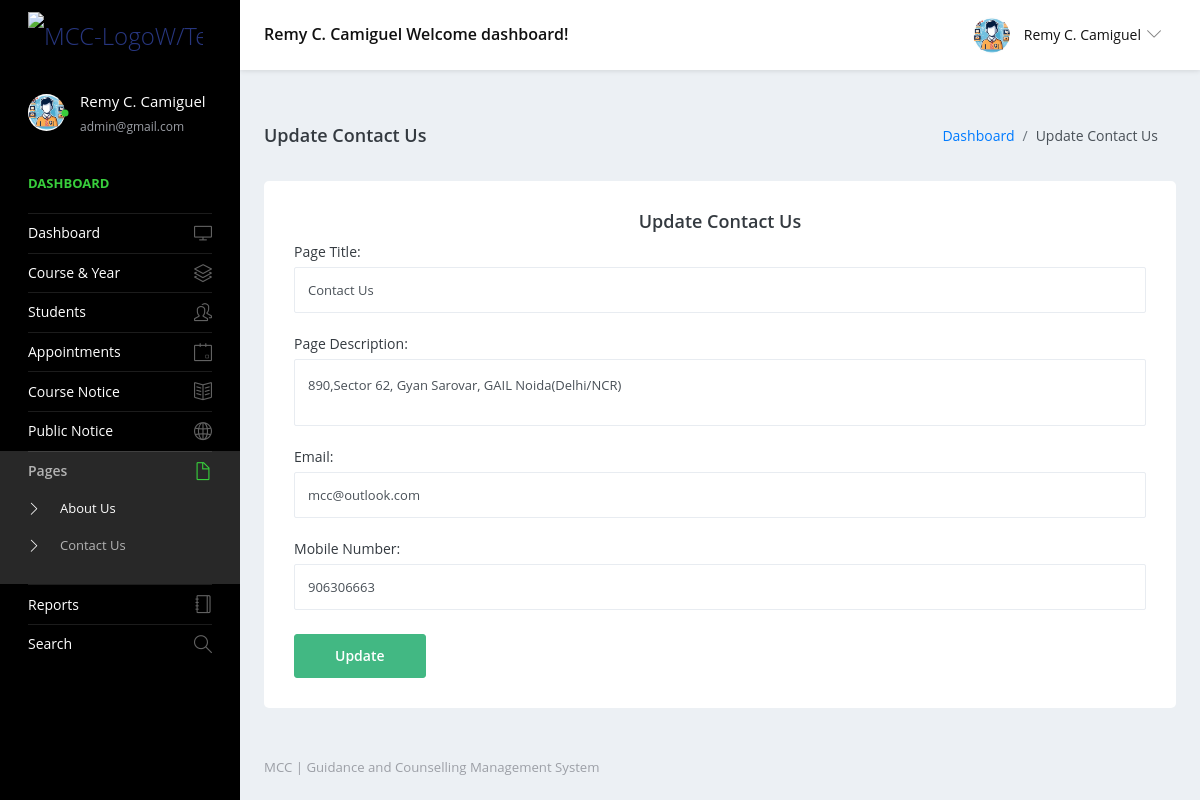
Page /g&cms-mcc/admin/contact-us.php (signed in) on the committed database.
### tables this page shows
CREATE TABLE `tblpage` (
  `ID` int NOT NULL,
  `PageType` varchar(200) DEFAULT NULL,
  `PageTitle` mediumtext,
  `PageDescription` mediumtext,
  `Email` varchar(200) DEFAULT NULL,
  `MobileNumber` bigint DEFAULT NULL,
  `UpdationDate` date DEFAULT NULL
);

### g&cms-mcc/admin/contact-us.php (the view, shortened to what this page needs)
<?php
include('includes/dbconnection.php');
if (strlen($_SESSION['sturecmsaid'] == 0)) {
  header('location:logout.php');
} else {
  ?>
  <!DOCTYPE html>
  <html lang="en">
  <head>
    <link rel="stylesheet" href="vendors/simple-line-icons/css/simple-line-icons.css">
    <link rel="stylesheet" href="vendors/flag-icon-css/css/flag-icon.min.css">
    <link rel="stylesheet" href="vendors/css/vendor.bundle.base.css">
    <link rel="stylesheet" href="vendors/select2/select2.min.css">
    <link rel="stylesheet" href="vendors/select2-bootstrap-theme/select2-bootstrap.min.css">
    <link rel="stylesheet" href="css/style.css" />
  </head>
  <body>
    <div class="container-scroller">
      <?php include_once('includes/header.php'); ?>
      <div class="container-fluid page-body-wrapper">
        <?php include_once('includes/sidebar.php'); ?>
        <div class="main-panel">
          <div class="content-wrapper">
            <div class="page-header">
              <h3 class="page-title"> Update Contact Us </h3>
              <nav aria-label="breadcrumb">
                <ol class="breadcrumb">
                  <li class="breadcrumb-item"><a href="dashboard.php">Dashboard</a></li>
                  <li class="breadcrumb-item active" aria-current="page"> Update Contact Us</li>
                </ol>
              </nav>
            </div>
            <div class="row">
              <div class="col-12 grid-margin stretch-card">
                <div class="card">
                  <div class="card-body">
                    <h4 class="card-title" style="text-align: center;">Update Contact Us</h4>
                    <form class="forms-sample" method="post">
                      <?php
                      $sql = "SELECT * from  tblpage where PageType='contactus'";
                      $query = $dbh->prepare($sql);
                      $query->execute();
                      $results = $query->fetchAll(PDO::FETCH_OBJ);
                      if ($query->rowCount() > 0) {
                        foreach ($results as $row) { ?>
                          <div class="form-group">
                            <label for="exampleInputName1">Page Title:</label>
                            <input type="text" name="pagetitle" value="<?php echo $row->PageTitle; ?>" class="form-control"
                              required='true'>
                          </div>
                          <div class="form-group">
                            <label for="exampleInputName1">Page Description:</label>
                            <textarea type="text" name="pagedes" class="form-control"
                              required='true'><?php echo $row->PageDescription; ?></textarea>
                          </div>
                          <div class="form-group">
                            <label for="exampleInputName1">Email:</label>
                            <input type="text" name="email" id="email" required="true" value="<?php echo $row->Email; ?>"
                              class="form-control">
                          </div>
                          <div class="form-group">
                            <label for="exampleInputName1">Mobile Number:</label>
                            <input type="text" name="mobnum" id="mobnum" required="true"
                              value="<?php echo $row->MobileNumber; ?>" class="form-control" maxlength="10" pattern="[0-9]+">
                          </div>
                          <?php $cnt = $cnt + 1;
                        }
                      } ?>
                      <button type="submit" class="btn btn-primary mr-2" name="submit">Update</button>
                    </form>
                  </div>
                </div>
              </div>
            </div>
          </div>
          <?php include_once('includes/footer.php'); ?>
        </div>
      </div>
    </div>
  </body>
  </html>
<?php } ?>

### g&cms-mcc/admin/includes/header.php (shortened to what this page needs)
<nav class="navbar default-layout-navbar col-lg-12 col-12 p-0 fixed-top d-flex flex-row">
  <div class="navbar-brand-wrapper d-flex align-items-center">
    <a class="navbar-brand brand-logo" href="dashboard.php">
      <img src="../images/mcc-logo-gcms.png" alt="MCC-LogoW/Text">
    </a>
  </div>
  <?php
  $aid = $_SESSION['sturecmsaid'];
  $sql = "SELECT * from tbladmin where ID=:aid";
  $query = $dbh->prepare($sql);
  $query->bindParam(':aid', $aid, PDO::PARAM_STR);
  $query->execute();
  $results = $query->fetchAll(PDO::FETCH_OBJ);
  if ($query->rowCount() > 0) {
    foreach ($results as $row) { ?>
      <div class="navbar-menu-wrapper d-flex align-items-center flex-grow-1">
        <h5 class="mb-0 font-weight-medium d-none d-lg-flex">
          <?php echo htmlentities($row->AdminName); ?> Welcome dashboard!
        </h5>
        <ul class="navbar-nav navbar-nav-right ml-auto">
          <li class="nav-item dropdown d-none d-xl-inline-flex user-dropdown">
            <a class="nav-link dropdown-toggle" id="UserDropdown" href="#" data-toggle="dropdown" aria-expanded="false">
              <img class="img-xs rounded-circle ml-2" src="images/faces/face8.jpg" alt="Profile image"> <span
                class="font-weight-normal">
                <?php echo htmlentities($row->AdminName); ?>
              </span></a>
              <?php $cnt = $cnt + 1;
    }
  } ?>
      </li>
    </ul>
  </div>
</nav>

### g&cms-mcc/admin/includes/sidebar.php (shortened to what this page needs)
<nav class="sidebar sidebar-offcanvas" id="sidebar">
          <ul class="nav">
            <li class="nav-item nav-profile">
              <a href="profile.php" class="nav-link">
                <div class="profile-image">
                  <img class="img-xs rounded-circle" src="images/faces/face8.jpg" alt="profile image">
                  <div class="dot-indicator bg-success"></div>
                </div>
                <div class="text-wrapper">
                  <?php
                  $aid = $_SESSION["sturecmsaid"];
                  $sql = "SELECT * from tbladmin where ID=:aid";
                  $query = $dbh->prepare($sql);
                  $query->bindParam(":aid", $aid, PDO::PARAM_STR);
                  $query->execute();
                  $results = $query->fetchAll(PDO::FETCH_OBJ);
                  $cnt = 1;
                  if ($query->rowCount() > 0) {
                      foreach ($results as $row) { ?>
                  <p class="profile-name"><?php echo htmlentities(
                      $row->AdminName
                  ); ?></p>
                  <p class="designation"><?php echo htmlentities(
                     $row->Email
                  ); ?></p><?php $cnt = $cnt + 1;}
                  }
                  ?>
                </div>
              </a>
            </li>
            <li class="nav-item nav-category">
              <span class="nav-link">Dashboard</span>
            </li>
            <li class="nav-item">
              <a class="nav-link" href="dashboard.php">
                <span class="menu-title">Dashboard</span>
                <i class="icon-screen-desktop menu-icon"></i>
              </a>
            </li>
            <li class="nav-item">
              <a class="nav-link" data-toggle="collapse" href="#ui-basic" aria-expanded="false" aria-controls="ui-basic">
                <span class="menu-title">Course & Year</span>
                <i class="icon-layers menu-icon"></i>
              </a>
            </li>
            <li class="nav-item">
              <a class="nav-link" data-toggle="collapse" href="#ui-basic1" aria-expanded="false" aria-controls="ui-basic1">
                <span class="menu-title">Students</span>
                <i class="icon-people menu-icon"></i>
              </a>
            </li>
            <li class="nav-item">
              <a class="nav-link" data-toggle="collapse" href="#ui-basic2" aria-expanded="false" aria-controls="ui-basic2">
                <span class="menu-title">Appointments</span>
                <i class="icon-event menu-icon"></i>
              </a>
            </li>
            <li class="nav-item">
              <a class="nav-link" data-toggle="collapse" href="#auth" aria-expanded="false" aria-controls="auth">
                <span class="menu-title">Course Notice</span>
                <i class="icon-book-open menu-icon"></i>
              </a>
            </li>
            <li class="nav-item">
              <a class="nav-link" data-toggle="collapse" href="#auth1" aria-expanded="false" aria-controls="auth">
                <span class="menu-title">Public Notice</span>
                <i class="icon-globe menu-icon"></i>
              </a>
              <li class="nav-item">
              <a class="nav-link" data-toggle="collapse" href="#auth2" aria-expanded="false" aria-controls="auth">
                <span class="menu-title">Pages</span>
                <i class="icon-doc menu-icon"></i>
              </a>
              <div class="collapse" id="auth2">
                <ul class="nav flex-column sub-menu">
                  <li class="nav-item"> <a class="nav-link" href="about-us.php"> About Us </a></li>
                  <li class="nav-item"> <a class="nav-link" href="contact-us.php"> Contact Us </a></li>
                </ul>
              </div>
            </li>
              <li class="nav-item">
              <a class="nav-link" href="between-dates-reports.php">
                <span class="menu-title">Reports</span>
                <i class="icon-notebook menu-icon"></i>
              </a>
            </li>
            <li class="nav-item">
              <a class="nav-link" href="search.php">
                <span class="menu-title">Search</span>
                <i class="icon-magnifier menu-icon"></i>
              </a>
            </li>
            </li>
          </ul>
        </nav>

### rows in the picture
tblpage: pagetitle "Contact Us", pagedes "890,Sector 62, Gyan Sarovar, GAIL Noida(Delhi/NCR)", email "mcc@outlook.com", mobnum "906306663"

### other values in the picture
$row->AdminName "Remy C. Camiguel"
$row->Email "admin@gmail.com"
